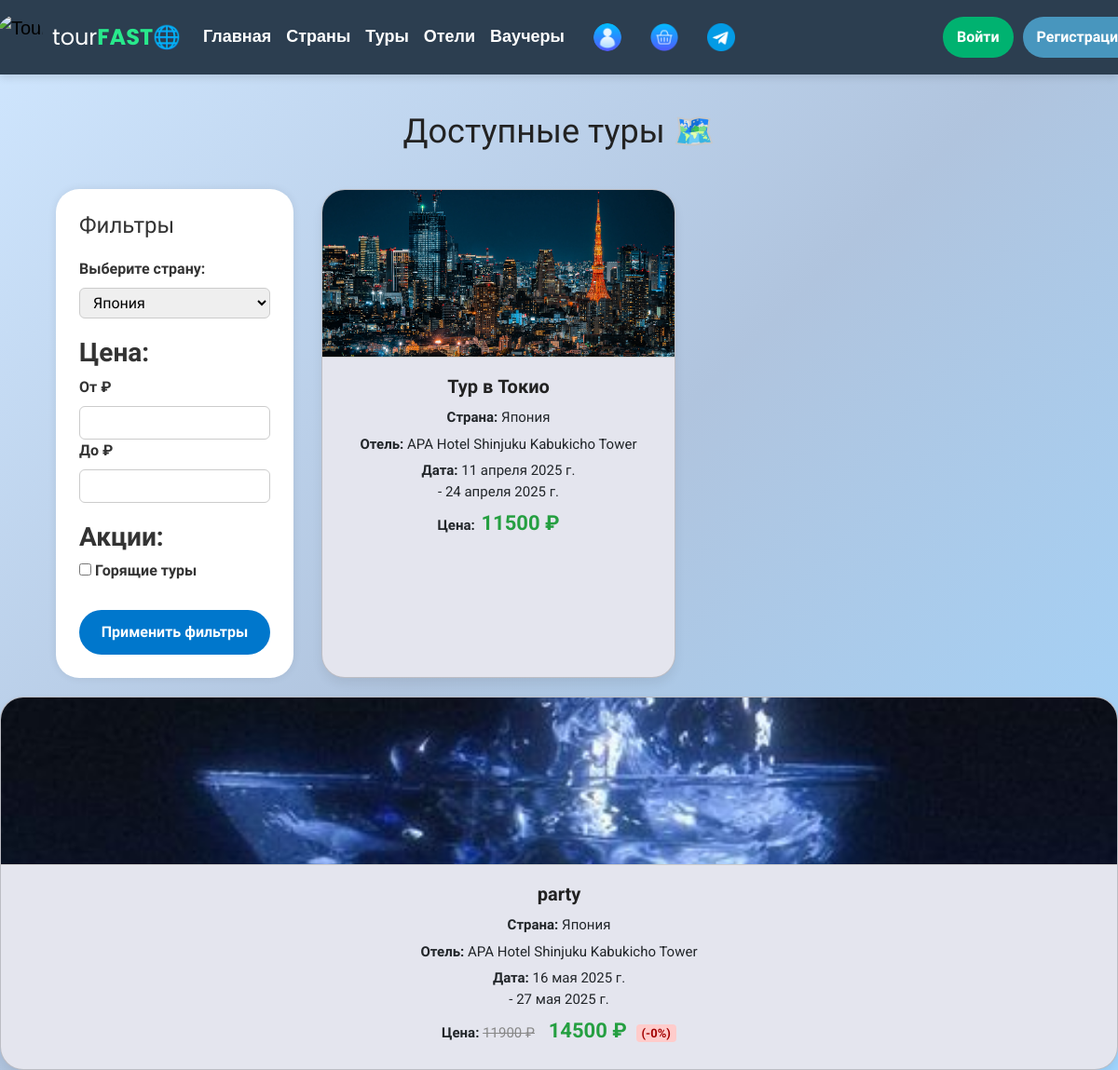
The page /tours/?country=11 on the database its author committed.
### main/models.py (models this page shows, shortened)
class Tour(models.Model): # Туры
    title = models.CharField(max_length=200)
    country = models.ForeignKey(Country, on_delete=models.CASCADE, related_name="tours")
    hotel = models.ForeignKey(Hotel, on_delete=models.CASCADE, related_name="tours")
    start_date = models.DateField()
    end_date = models.DateField()
    old_price = models.DecimalField(max_digits=10, decimal_places=2, null=True, blank=True) # типа для скидки
    price = models.DecimalField(max_digits=10, decimal_places=2)
    photo = models.ImageField('Фото тура', upload_to='main/tourphotos/', null=True, blank=True)
    def discount_percentage(self):
        if self.old_price and self.old_price > self.price:
            return round((self.old_price - self.price) / self.old_price * 100, 2)
        return 0
    class Meta:
        verbose_name = 'Тур'
        verbose_name_plural = 'Туры'

class Country(models.Model): # Страны
    name = models.CharField(max_length=100, unique=True)
    description = models.TextField(max_length=1000, unique=True, null=True)
    photo = models.ImageField('Фото страны', upload_to='main/countryphotos/', null=True, blank=True)
    def __str__(self):
        return self.name
    class Meta:
        verbose_name = 'Страна'
        verbose_name_plural = 'Страны'

class Hotel(models.Model): # Отели
    name = models.CharField(max_length=200)
    country = models.ForeignKey(Country, on_delete=models.CASCADE, related_name="hotels")
    city = models.CharField(max_length=100)
    address = models.CharField(max_length=255)
    stars = models.PositiveSmallIntegerField()
    price_per_night = models.DecimalField(max_digits=10, decimal_places=2)
    photo = models.ImageField('Фото отеля', upload_to='main/hotelphotos/', null=True, blank=True)
    class Meta:
        verbose_name = 'Отель'
        verbose_name_plural = 'Отели'

### main/views.py (the view)
# urls.py: path('tours/', views.tours, name='tours_page'),
def tours(request):
    hotel = Hotel.objects.all()
    tours = Tour.objects.all()
    country = Country.objects.all()
    tour_filter = TourFilter(request.GET, queryset=Tour.objects.all())
    if request.GET:
        form = CustomTourFilterForm(request.GET)
        if form.is_valid():
            if form.cleaned_data['country']:
                tours = tours.filter(country=form.cleaned_data['country'])
            if form.cleaned_data['price_min']:
                tours = tours.filter(price__gte=form.cleaned_data['price_min'])
            if form.cleaned_data['price_max']:
                tours = tours.filter(price__lte=form.cleaned_data['price_max'])
            if form.cleaned_data['duration_min']:
                tours = tours.filter(duration__gte=form.cleaned_data['duration_min'])
            if form.cleaned_data['duration_max']:
                tours = tours.filter(duration__lte=form.cleaned_data['duration_max'])
            if form.cleaned_data.get('hot_tours'):
                tours = tours.filter(old_price__isnull=False)  # Показываем только туры с old_price
    else:
        form = CustomTourFilterForm()
    return render(request, 'main/tours.html',
                  {'form': form, 'hotel': hotel, 'tour': tours, 'country': country, 'filter': tour_filter})

### main/forms.py
class CustomTourFilterForm(forms.Form):
    country = forms.ModelChoiceField(queryset=Country.objects.all(), required=False, label="Страна")
    price_min = forms.DecimalField(required=False, min_value=0, label="Цена от")
    price_max = forms.DecimalField(required=False, min_value=0, label="Цена до")
    duration_min = forms.IntegerField(required=False, min_value=0, label="Мин. длительность")
    duration_max = forms.IntegerField(required=False, min_value=0, label="Макс. длительность")
    hot_tours = forms.BooleanField(required=False, label="Горящие туры")

### main/templates/main/tours.html (shortened to what this page needs)
{% extends 'main/layout.html' %}
{% load static %}
{% block links %}
<link rel="stylesheet" href="{% static 'main/css/tours.css' %}">
{% endblock %}
{% block body %}
<h1 class="catalog-header">Доступные туры 🗺️</h1>
<div class="filter-tour-container">
    <form method="get">
        <aside class="filter-sidebar">
            <h2>Фильтры</h2>
            <div class="filter-section">
                <label for="id_country">Выберите страну:</label>
                {{ form.country }}
            </div>
            <div class="filter-section">
                <h3>Цена:</h3>
                <label for="id_price_min">От ₽</label>
                {{ form.price_min }}
                <label for="id_price_max">До ₽</label>
                {{ form.price_max }}
            </div>
            <div class="filter-section">
                <h3>Акции:</h3>
               <label>
        <input type="checkbox" name="hot_tours" {% if request.GET.hot_tours %}checked{% endif %}>
        Горящие туры
    </label>
            </div>
            <button class="apply-filters-btn">Применить фильтры</button>
        </aside>
    </form>
    <section class="tour-list">
        {% for el in tour %}
            <div class="tour-card card">
                <div class="card-img">
                    <img src="{{ el.photo.url }}" alt="{{ el.title }}">
                </div>
                <div class="card-info">
                    <h3 class="text-title">{{ el.title }}</h3>
                    <p class="text-body"><strong>Страна:</strong> {{ el.country.name }}</p>
                    <p class="text-body"><strong>Отель:</strong> {{ el.hotel.name }}</p>
                    <p class="text-body"><strong>Дата:</strong> {{ el.start_date }}<br> - {{ el.end_date }}</br></p>
                    <p class="text-body"><strong>Цена:</strong>
    {% if el.old_price %}
        <s class="old-price">{{ el.old_price|floatformat:"-2" }} ₽</s>
        <strong class="new-price">{{ el.price|floatformat:"-2" }} ₽</strong>
        <span class="discount-label">(-{{ el.discount_percentage }}%)</span>
    {% else %}
        <strong class="new-price">{{ el.price|floatformat:"-2" }} ₽</strong>
    {% endif %}
</p>
                        </div>
                </div>
            </div>
        {% endfor %}
{% endblock %}

### main/static/main/css/tours.css (style rules this page uses)
body { font-family: 'Roboto', 'Verdana', sans-serif; background: linear-gradient(135deg, #d0e7ff, #b0c4de, #a0d6ff); color: #333; margin: 0; padding: 0; }
.catalog-header { text-align: center; font-size: 36px; margin: 40px 0 20px; color: #222; }
.filter-tour-container { display: flex; gap: 30px; padding: 20px 60px; flex-wrap: wrap; margin-right: 10px; }
.filter-sidebar { flex: 1; max-width: 300px; background-color: #fff; padding: 25px; border-radius: 25px; box-shadow: 0 0 10px rgba(0, 0, 0, 0.08); }
.filter-sidebar h2 { margin-bottom: 20px; font-size: 24px; }
.filter-section { margin-bottom: 20px; }
.filter-section label, .filter-section h3 { display: block; margin-bottom: 8px; font-weight: bold; }
.filter-sidebar input[type="text"], .filter-sidebar input[type="number"], .filter-sidebar select { width: 100%; padding: 5px 10px; border: 1px solid #ccc; border-radius: 6px; }
.apply-filters-btn { margin-top: 10px; background-color: #0077cc; color: white; border: none; padding: 12px; width: 100%; border-radius: 25px; cursor: pointer; font-weight: bold; transition: transform 0.3s, background-color 0.3s; }
.tour-list { flex: 3; display: grid; grid-template-columns: repeat(auto-fill, minmax(280px, 1fr)); gap: 25px; }
.tour-card { background-color: #E4E5EE; border-radius: 25px; overflow: hidden; box-shadow: 0 6px 12px rgba(0, 0, 0, 0.07); display: flex; flex-direction: column; transition: transform 0.3s; }
.card-img img { width: 100%; height: 180px; object-fit: cover; border-bottom: 1px solid #ccc; }
.card-info { display: flex; flex-direction: column; align-items: center; justify-content: center; text-align: center; padding: 19px; }
.text-title { font-size: 20px; margin-bottom: 10px; font-weight: bold; color: #222; }
.text-body { font-size: 15px; margin-bottom: 6px; }
.old-price { color: #888; text-decoration: line-through; margin-right: 8px; }
.new-price { font-weight: bold; color: #259F41; font-size: 22px; margin-left: 3px; display: inline-block; }
.discount-label { background-color: #ffcccb; color: #a30000; font-size: 13px; font-weight: bold; padding: 2px 6px; border-radius: 4px; margin-left: 6px; }

### rows shown on the page
Tour: photo (picture), title "Тур в Токио", country.name "Япония", hotel.name "APA Hotel Shinjuku Kabukicho Tower", start_date "11 апреля 2025 г.", end_date "24 апреля 2025 г.", price "11500"
Tour: photo (picture), title "party", country.name "Япония", hotel.name "APA Hotel Shinjuku Kabukicho Tower", start_date "16 мая 2025 г.", end_date "27 мая 2025 г.", old_price "11900", price "14500", discount_percentage "0"
